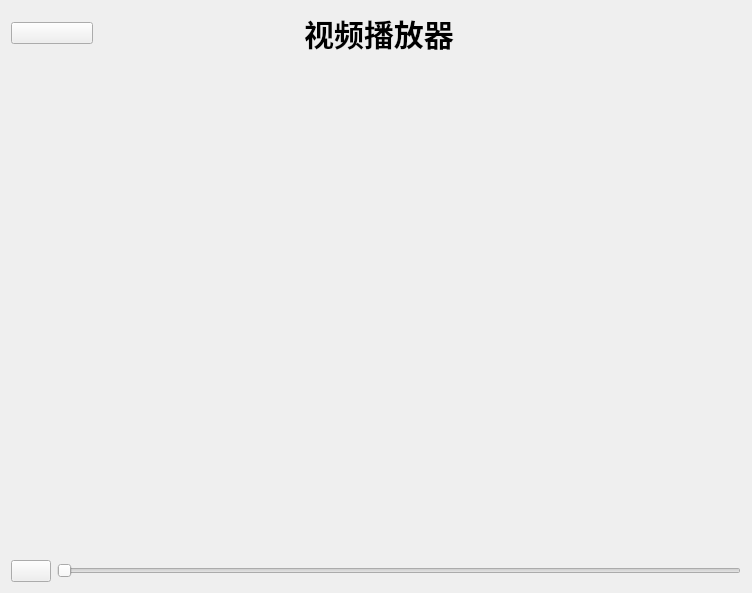
<?xml version="1.0" encoding="UTF-8"?>
<ui version="4.0">
 <class>Player</class>
 <widget class="QWidget" name="Player">
  <property name="geometry">
   <rect>
    <x>0</x>
    <y>0</y>
    <width>752</width>
    <height>593</height>
   </rect>
  </property>
  <property name="windowTitle">
   <string>Form</string>
  </property>
  <layout class="QVBoxLayout" name="verticalLayout">
   <item>
    <layout class="QHBoxLayout" name="toplayout" stretch="2,5,2,7">
     <item>
      <widget class="QPushButton" name="ReturnButton">
       <property name="text">
        <string/>
       </property>
      </widget>
     </item>
     <item>
      <spacer name="horizontalSpacer">
       <property name="orientation">
        <enum>Qt::Orientation::Horizontal</enum>
       </property>
       <property name="sizeHint" stdset="0">
        <size>
         <width>40</width>
         <height>20</height>
        </size>
       </property>
      </spacer>
     </item>
     <item>
      <widget class="QLabel" name="title">
       <property name="styleSheet">
        <string notr="true">QLabel {
    font-weight: bold; /* 字体加粗 */
    font-size: 30px;   /* 设置字体大小 */
}</string>
       </property>
       <property name="text">
        <string>视频播放器</string>
       </property>
       <property name="alignment">
        <set>Qt::AlignmentFlag::AlignCenter</set>
       </property>
      </widget>
     </item>
     <item>
      <spacer name="horizontalSpacer_2">
       <property name="orientation">
        <enum>Qt::Orientation::Horizontal</enum>
       </property>
       <property name="sizeHint" stdset="0">
        <size>
         <width>40</width>
         <height>20</height>
        </size>
       </property>
      </spacer>
     </item>
    </layout>
   </item>
   <item>
    <layout class="QVBoxLayout" name="bottomlayout" stretch="9,1">
     <item>
      <layout class="QHBoxLayout" name="playerlayout"/>
     </item>
     <item>
      <layout class="QHBoxLayout" name="controllayout">
       <item>
        <widget class="QPushButton" name="start">
         <property name="text">
          <string/>
         </property>
        </widget>
       </item>
       <item>
        <widget class="QSlider" name="progressBar">
         <property name="orientation">
          <enum>Qt::Orientation::Horizontal</enum>
         </property>
        </widget>
       </item>
      </layout>
     </item>
    </layout>
   </item>
  </layout>
 </widget>
 <resources/>
 <connections/>
</ui>
